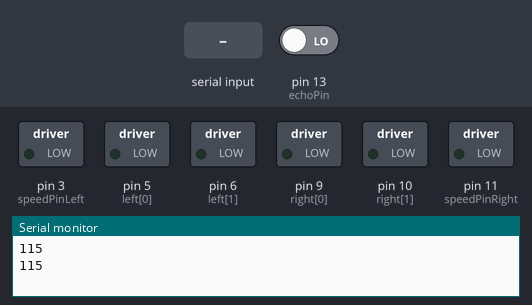
A sketch run on a simulated Arduino Uno, built with avr-gcc and run on an emulated ATmega328P. Parts: switched loads named in the sketch (green lamp = pin HIGH), the last lines printed to the serial monitor. The inputs (shaded band) are chosen by the test bench; at power-on: pin 13 (echoPin) LOW. Pins used as bus, display or sensor lines are not drawn.

Above: at 1.2 s.
1.3 s: "i" received over the second serial link
At 2.8 s:
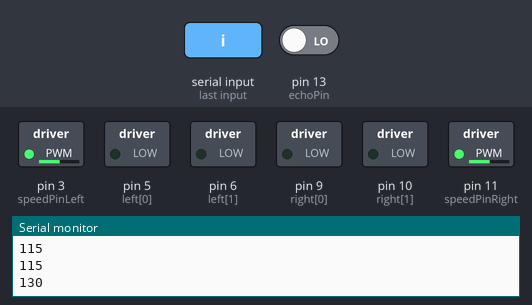
3.5 s: "f" received over the second serial link
At 5.1 s:
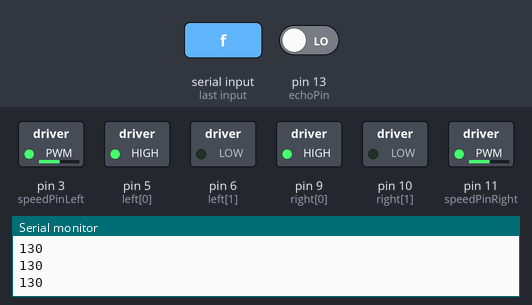
5.5 s: "b" received over the second serial link
At 7.2 s:
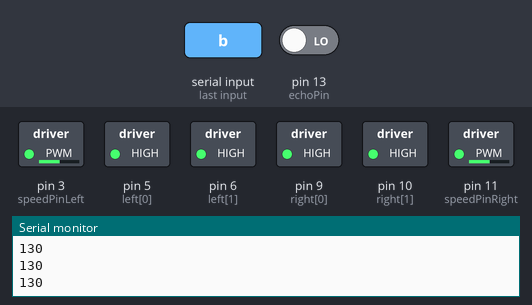
7.5 s: "d" received over the second serial link
At 8.5 s:
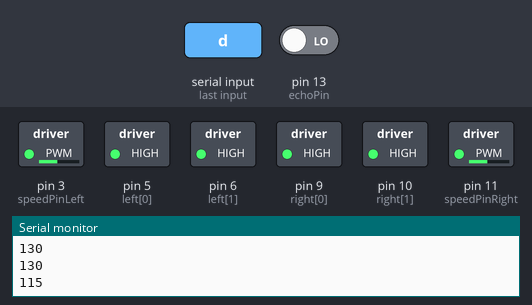
9.5 s: "s" received over the second serial link
At 10.8 s:
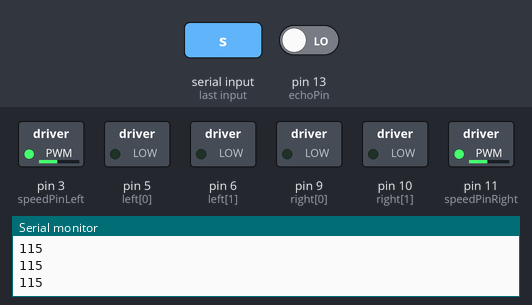
11.6 s: "r" received over the second serial link
At 13.0 s:
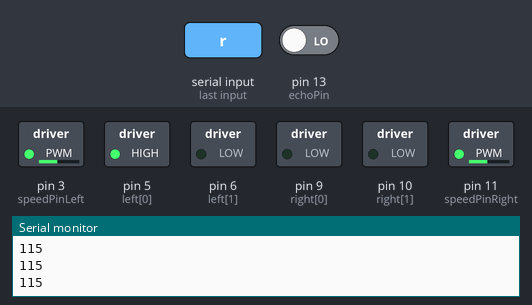
Timing chart, 0 to 14.6 s (numbered marks = the images above; inputs shaded):
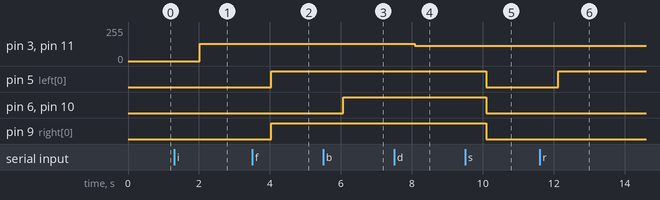

The sketch:

Bil_kode.ino
```cpp
#include <SoftwareSerial.h> //This includes the softwareSerial library, which allows us to make a software serial

int left[2] = {5,6}; //Left motor pins array

int right[2] = {9,10}; //Right motor pins array

int speedPinLeft = 3; //Controls speed on the left motor
int speedPinRight = 11; //Controls speed on the right motor

int bluetoothTx = 2; //Bluetooth transmitter pin
int bluetoothRx = 1; //Bluetooth receiver pin

int rate = 115; //Speed of the robot

int echoPin = 13; //Echo pin on ultra sound distance sensor
int triggerPin = 12; //Trigger pin on ultra sound distance sensor
unsigned long ultraSoundValue; //Value received from the ultra sound sensor
unsigned long distance; //Calculated distance from ultra sound sensor

const long interval = 1000; //The time interval for the data sent to smartphone
unsigned long previousMillis = 0; //Previous time
unsigned long currentMillis = 0; //Current time


SoftwareSerial bluetooth(bluetoothTx, bluetoothRx); //Sets up a bluetooth software serial

/*
 * Configures the device: Set pins and sets speed for serial communication
 *
 */
void setup() {

 /* this initializes the motor pins*/
 pinMode(left[0],OUTPUT);
 pinMode(left[1],OUTPUT);
 pinMode(right[0],OUTPUT);
 pinMode(right[1],OUTPUT);

/*Initializes the ultra sound sensor pins*/
 pinMode(echoPin, INPUT);
 pinMode(triggerPin, OUTPUT);

 Serial.begin(9600); //Sets the baudrate
 bluetooth.begin(115200); //Standard Bluetooth sensor baudrate
}

/*
 * This function controls the left motor
 *
 * param n is the desired direction of the motor. 0 is forward while 1 is backward
 */
void leftMotor(int n) {
  digitalWrite(left[n],HIGH);
  }

/*
 * This function controls the right motor
 *
 * param n is the desired direction of the motor. 0 is forward while 1 is backward
 */
void rightMotor(int n){
  digitalWrite(right[n],HIGH);
  }

/*
 * Makes both motors go forward
 */
void forward(){
  leftMotor(0);
  rightMotor(0);
  }

/*
 * Makes moth motors go backward
 */
void backward(){
  leftMotor(1);
  rightMotor(1);
  }

/*
 * Resets the motors
 * All pins are low
 */
void resetMotors(){
  digitalWrite(left[0],LOW);
  digitalWrite(left[1],LOW);
  digitalWrite(right[0],LOW);
  digitalWrite(right[1],LOW);
}

/*
 * Makes the robot brake
 */
void brake(){
  resetMotors(); //Sets all motor pins to low, which makes the stop
  }

/*
 * Makes the robot turn left
 */
void turnLeft() {
  rightMotor(0);
}

/*
 * Makes the robot turn right
 */
void turnRight() {
  leftMotor(0);
}

/*
 * Sets the speed of the robot
 *
 * param left is the speed of the left motor. Takes integer from 0-255
 * param right is the speed of the right motor. Takes integer from 0-255
 */
void setRate(int left, int right){
  analogWrite(speedPinLeft, left); //Uses pwm to set the speed of the motor
  analogWrite(speedPinRight, right); //Uses pwm to set the speed of the motor
}

/*
 * Receives message from bluetooth
 *
 * Reteurn value is a char
 */
char receiveBluetooth() {
  char msg;
  if(bluetooth.available()){ //if bluetooth is connected and available
    msg = (char)bluetooth.read(); //reads the received char from bluetooth
    }
  else { //if not
    //msg = 's'; //message is 's', which stops the robot
    }
  return msg; //returns the received char
  }

/*
 * This function controls the robot by looking at the receive char
 */
void controlRobot() {
  char control = receiveBluetooth(); //calls the recieve bluetooth function and sets the returned value to a char named 'control'


   if (control == 's'){
          brake(); //calls the brake function
        }
        else if(control == 'f'){
          forward(); //calls the forward function
        }
        else if(control == 'b'){
          backward(); //calls the backward function
        }
        else if(control == 'r'){
          turnRight();  //calls the turnRight function
        }
        else if(control == 'l'){
          turnLeft(); //cals the turnLeft function
        }
        else if(control == 'i') {
          /*Only increse speed if below 250. Maimum pwm is 255*/
          if(rate < 250) {
            rate = rate + 15; //Rate is increased by 15, which is 10% of the driving speed interval
            setRate(rate, rate); //The new speed is set on both motors

          }
        }
        else if(control == 'd') {
          /*Only decrease speed if above 100. Motor wont work below 100*/
          if (rate > 100){
            rate = rate - 15; //Rate is decrease by 15, which is 10% of the driving speed interval
            setRate(rate, rate); //The new speed is set on both motors

          }
        }
  }


/*
 * Looped while Arduino receives power
 */
void loop() {
  bluetooth.listen(); //Listens to bluetooth
  Serial.println(rate); //Prints the rate. Used for debugging

 /* currentMillis = millis(); //Stores the current time

  /*If the difference is higher than the choosen interval the following cod is executed*/ /*
  if(currentMillis - previousMillis >= interval){
      bluetooth.println('p'); //'p' is sent to the phone
      Serial.println('p'); //'p' is printed to Serial monitor

      previousMillis = currentMillis; //previous time is now updated
  }
  */

  digitalWrite(triggerPin, HIGH); //trigger pin is high. Ultra sound is transmitted
  delay(10); //Wait 10 milliseconds
  digitalWrite(triggerPin, LOW); //Trigger pin low

  ultraSoundValue = pulseIn(echoPin, HIGH); //looks for a pulse on the echo pin. Returns the travel time in milliseconds
  distance = ultraSoundValue / 58; //Milliseconds are converted into cm

  /*If the value received from the sensor is inside the optimal interval the following code will run*/
  if(116 < ultraSoundValue && ultraSoundValue < 23200) {
    /*If distance is below 30 cm the robot reacts*/
    if(distance < 30){
        backward(); //Robot goes backward
        delay(500); //For 500 milliseconds
        brake(); //Then it brakes
    }
    else { //Else the user will be allowed to control the robot
       controlRobot();
      }
  }
  else { //Else the user will be allowed to control the robot
     controlRobot();
  }
}
```

Measured:
- after the input at 1.3 s, pin 3 (speedPinLeft), pin 11 (speedPinRight): 0/255 → 130/255 after 0.72 s
- after the input at 3.5 s, pin 5 (left[0]), pin 9 (right[0]): LOW → HIGH after 0.54 s
- after the input at 5.5 s, pin 6 (left[1]), pin 10 (right[1]): LOW → HIGH after 0.56 s
- after the input at 7.5 s, pin 3 (speedPinLeft), pin 11 (speedPinRight): 130/255 → 115/255 after 0.58 s
- after the input at 9.5 s, pin 5 (left[0]), pin 6 (left[1]), pin 9 (right[0]), pin 10 (right[1]): HIGH → LOW after 0.60 s
- after the input at 11.6 s, pin 5 (left[0]): LOW → HIGH after 0.52 s
